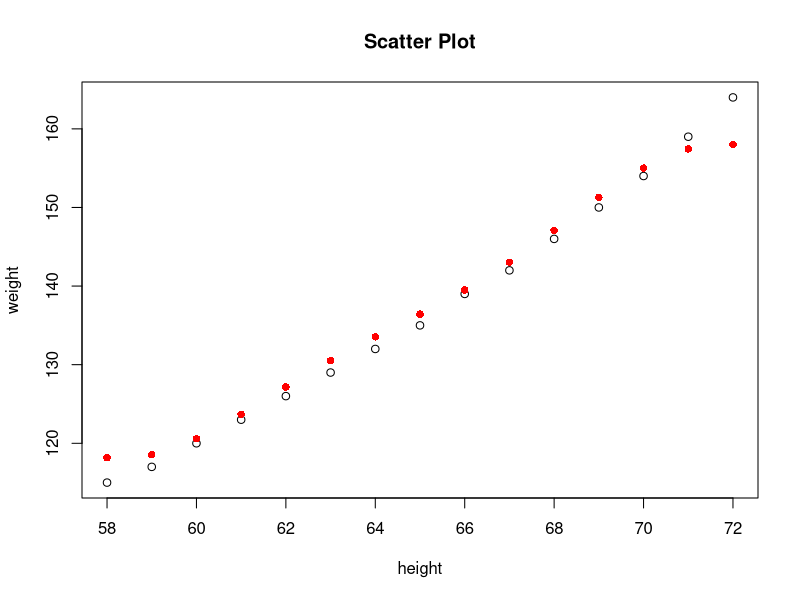
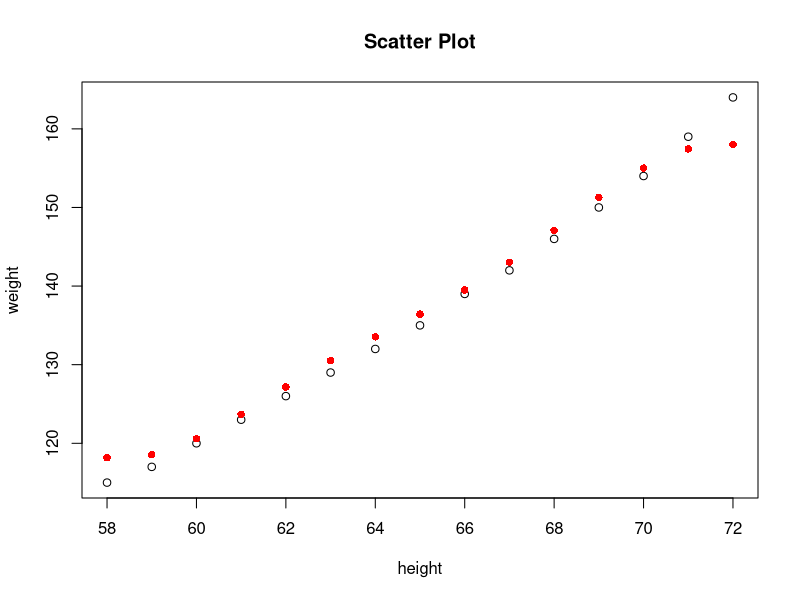

These figures' R source, in order:
data(woman)
View(women)
plot(women, main = "Scatter Plot")
library(e1071)
?svm

modelsvm = svm(weight ~ height, data = women)
modelsvm

predYsvm = predict(modelsvm, women)
predYsvm

points(women$height, predYsvm, col = "red", pch = 16)
plot(women, main = "Scatter Plot")
points(women$height, predYsvm, col = "red", pch = 16)